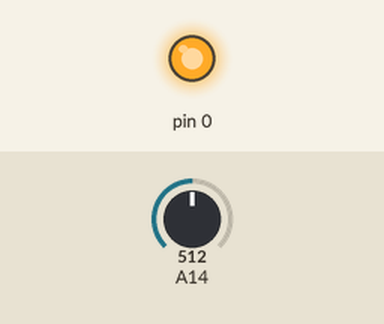
Simulated run of this sketch. Board: Arduino Mega 2560, built with avr-gcc and run on an emulated ATmega2560. Shown: output pins drawn as LEDs (lit = HIGH). Inputs (shaded band) come from the test bench; at power-on: A14 = 512.

Above: at 0.1 s.
Timing chart, 0 to 1.6 s (numbered marks = the images above):
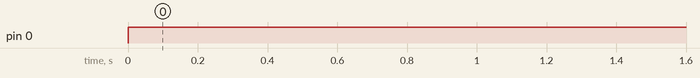

The sketch:

_temperature_sensor1.ino
```cpp
int temperature = 30;
int ledIndicator;

void setup(){
  pinMode(temperature, INPUT);
	pinMode(ledIndicator, OUTPUT);
}


void loop(){
int tempReading = analogRead(temperature);
  if (temperature > 30)
float voltage = tempReading * 5.0;
	digitalWrite(ledIndicator, HIGH);
	delay(2000);
}
```

Measured:
- by itself, pin 0: LOW → HIGH at 0.00 s
